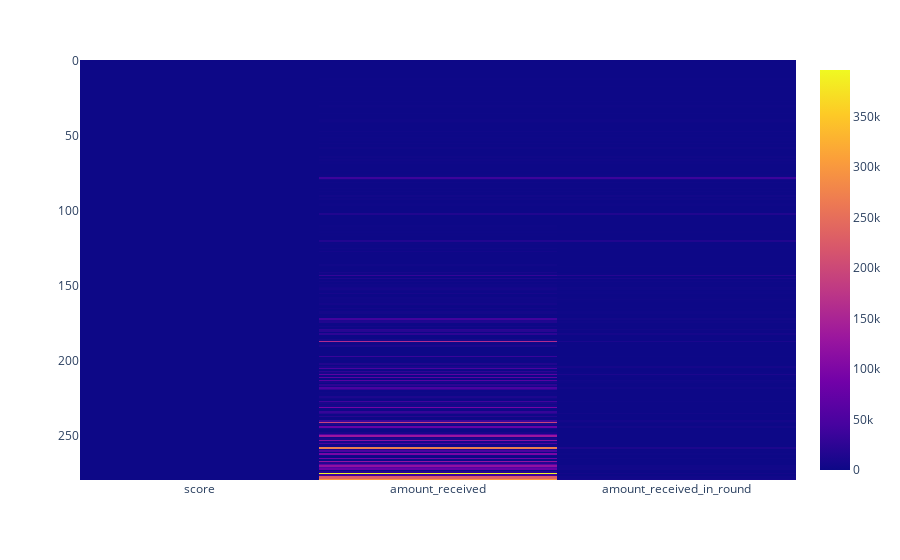

Source (notebook cell):
### Code cell
heat = merged[['score', 'amount_received', 'amount_received_in_round']]
fig = px.imshow(heat)
fig.show()

### Figure 1 — Plotly figure (JSON) as saved in the notebook; plotly's stock layout.template omitted (floating-point values rounded to 4 significant figures; data arrays with more than 128 entries replaced by an {"elided": "..."} marker saying what was removed)
{"data": [{"coloraxis": "coloraxis", "hovertemplate": "x: %{x}<br>y: %{y}<br>color: %{z}<extra></extra>", "name": "0", "type": "heatmap", "x": ["score", "amount_received", "amount_received_in_round"], "xaxis": "x", "y": {"elided": "280 int values"}, "yaxis": "y", "z": {"elided": "280x3 float values"}}], "layout": {"coloraxis": {"colorscale": [[0, "#0d0887"], [0.1111, "#46039f"], [0.2222, "#7201a8"], [0.3333, "#9c179e"], [0.4444, "#bd3786"], [0.5556, "#d8576b"], [0.6667, "#ed7953"], [0.7778, "#fb9f3a"], [0.8889, "#fdca26"], [1, "#f0f921"]]}, "margin": {"t": 60}, "xaxis": {"anchor": "y", "constrain": "domain", "domain": [0, 1], "scaleanchor": "y"}, "yaxis": {"anchor": "x", "autorange": "reversed", "constrain": "domain", "domain": [0, 1]}}}
